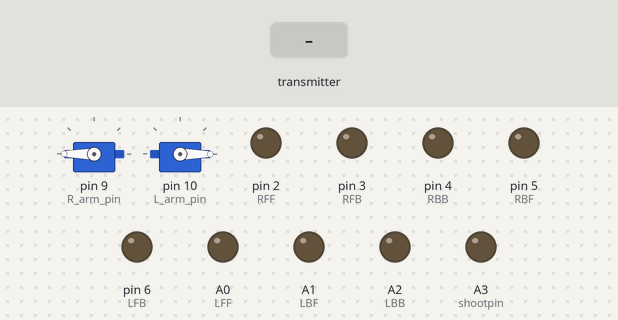
Bench run of a sketch on a simulated Arduino Uno, built with avr-gcc and run on an emulated ATmega328P. On the bench: 2 × servo, output pins drawn as LEDs (lit = HIGH). Inputs (shaded band) come from the test bench. No radio packets arrive unless stated.

Above: at 1.2 s.
1.3 s: the transmitter starts sending data.0 = 0
At 2.5 s:
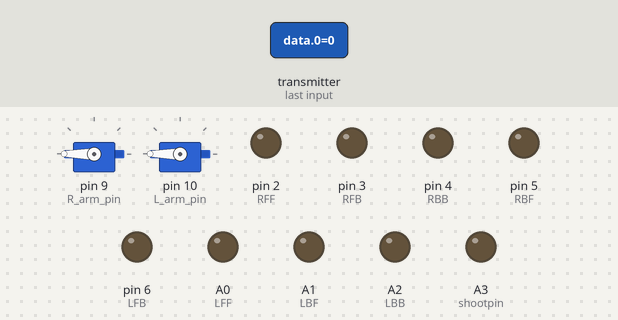
2.8 s: the transmitter starts sending data.1 = 1023
At 4.0 s:
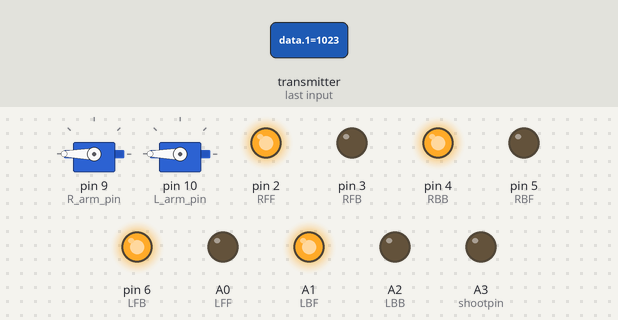
4.3 s: the transmitter starts sending data.3 = 256
At 4.9 s:
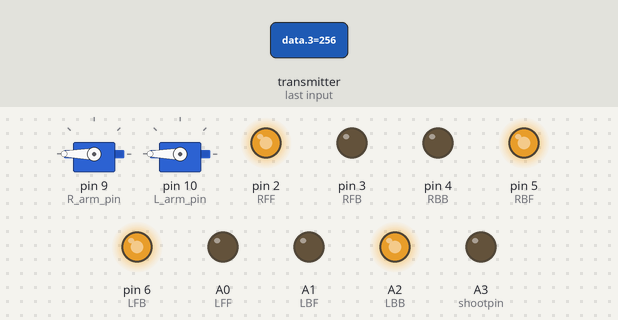
5.8 s: the transmitter starts sending data.4 = 1023
At 7.0 s:
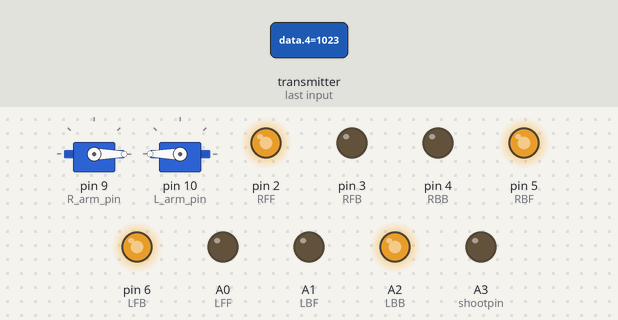
7.3 s: the transmitter starts sending data.5 = 256
At 8.2 s:
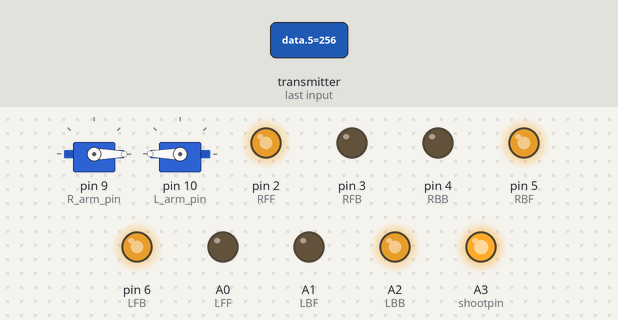
8.8 s: the transmitter starts sending data.3 = 0
At 9.9 s:
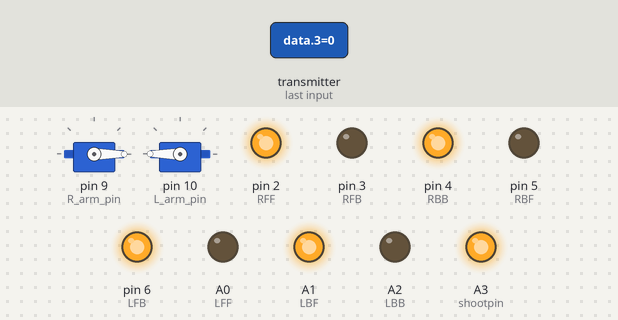
Timing chart, 0 to 11.3 s (numbered marks = the images above; inputs shaded):
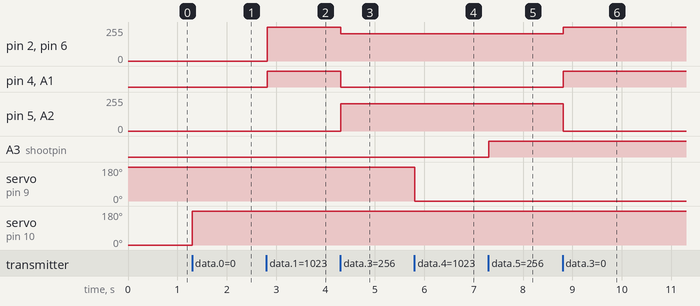

The sketch:

Rx_code_725_2232.ino
```cpp
//****************************************
/* Stryker - Receiver
   25.07.2024
   Programme for Radio controlled car with 4 mecanum wheels.
*/
//****************************************

#include <SPI.h>
#include <nRF24L01.h>
#include <RF24.h>
#include <Servo.h>
#include <SoftPWM.h>

Servo R_arm;
Servo L_arm;

int data[6];

RF24 radio(8, 7);  // CE, CSN

const byte password[6] = "00001"; //*enter a security code

const int M = 60;

#define RFF 2
#define RFB 3
#define RBF 5
#define RBB 4
#define LFF A0
#define LFB 6
#define LBF A1
#define LBB A2
#define R_arm_pin 9
#define L_arm_pin 10
#define shootpin A3

void setup() {
  pinMode(RFF, OUTPUT);
  pinMode(RFB, OUTPUT);
  pinMode(RBF, OUTPUT);
  pinMode(RBB, OUTPUT);
  pinMode(LFF, OUTPUT);
  pinMode(LFB, OUTPUT);
  pinMode(LBF, OUTPUT);
  pinMode(LBB, OUTPUT);
   pinMode(shootpin, OUTPUT);
  digitalWrite(RFF, LOW);
  digitalWrite(RFB, LOW);
  digitalWrite(RBF, LOW);
  digitalWrite(RBB, LOW);
  digitalWrite(LFF, LOW);
  digitalWrite(LFB, LOW);
  digitalWrite(LBF, LOW);
  digitalWrite(LBB, LOW);
   digitalWrite(shootpin, LOW);

  R_arm.attach(R_arm_pin);
  L_arm.attach(L_arm_pin);
  R_arm.write(180);
  L_arm.write(0);

  SoftPWMBegin();
  SoftPWMSet(RFF, 0);
  SoftPWMSet(RFB, 0);
  SoftPWMSet(RBB, 0);
  SoftPWMSet(LFF, 0);
  SoftPWMSet(LFB, 0);
  SoftPWMSet(LBF, 0);
  SoftPWMSet(LBB, 0);

//  Serial.begin(9600);
  radio.begin();
  radio.openReadingPipe(0, password);
  radio.setPALevel(RF24_PA_MIN);
  radio.startListening();
}

void loop() {
  while (radio.available()) {
    radio.read(data, sizeof(data));

    // Serial.print(data[0]); Serial.print("    "); Serial.print(data[1]); Serial.print("    ");
    // Serial.print(data[2]); Serial.print("    "); Serial.print(data[3]); Serial.print("    ");
   //  Serial.print(data[4]); Serial.println("    ");

    int ySpeed = abs(data[0])*(1.0);
    int xSpeed = abs(data[1])*(1.0);
    int rotationSpeed = abs(data[3])*(0.8);

     int hasB1 = data[4] % 2;
     int hasB2 = data[4] % 3;
     int hasB3 = data[4] % 5;
     int hasB4 = data[4] % 7;

     if (data[5]){
digitalWrite(shootpin,HIGH);
}else{
  digitalWrite(shootpin, LOW);
}


    if (hasB1 == 0) {
        R_arm.write(180);
    } else if (hasB2 == 0) {
      R_arm.write(0);
    }

   if (hasB3 == 0) {
      L_arm.write(180);
    } else if (hasB4 == 0) {
      L_arm.write(0);
    }

    if (abs(data[0]) < M && abs(data[1]) < M && abs(data[2]) < M && abs(data[3]) < M) {
      stopMotors();
      //Serial.println("data recv- stop");
    }else if (data[3] > M) {
      rotateClockwise(rotationSpeed);
      //Serial.println("rotate CW");
    } else if (data[3] < -M) {
      rotateCounterclockwise(rotationSpeed);
      //Serial.println("rotate CCW");
    } else if (data[0] > M && abs(data[1]) < M) {
      moveForward(ySpeed);
      //Serial.println("data recv- forw");
    } else if (data[0] < -M && abs(data[1]) < M) {
      moveBackward(ySpeed);
      //Serial.println("data recv- bacck");
    } else if (abs(data[0]) < M && data[1] < -M) {
      moveRight(xSpeed);
      //Serial.println("data recv- Right");
    } else if (abs(data[0]) < M && data[1] > M) {
      moveLeft(xSpeed);
      //Serial.println("data recv- Left");
    } else if (data[0] > M && data[1] < -M) {
      moveForwardRight(xSpeed, ySpeed);
      //Serial.println("data recv- R trn");
    } else if (data[0] > M && data[1] > M) {
      moveForwardLeft(xSpeed, ySpeed);
      //Serial.println("data recv- L trn");
    } else if (data[0] < -M && data[1] < -M) {
      moveBackwardRight(xSpeed, ySpeed);
      //Serial.println("R trun back");
    } else if (data[0] < -M && data[1] > M) {
      moveBackwardLeft(xSpeed, ySpeed);
      //Serial.println("L trun back");
    }
  }
}

void moveForward(int speed) {
  SoftPWMSet(RFF, speed);
  SoftPWMSet(RFB, 0);
  SoftPWMSet(RBF, speed);
  SoftPWMSet(RBB, 0);
  SoftPWMSet(LFF, speed);
  SoftPWMSet(LFB, 0);
  SoftPWMSet(LBF, speed);
  SoftPWMSet(LBB, 0);
}

void moveBackward(int speed) {
  SoftPWMSet(RFF, 0);
  SoftPWMSet(RFB, speed);
  SoftPWMSet(RBF, 0);
  SoftPWMSet(RBB, speed);
  SoftPWMSet(LFF, 0);
  SoftPWMSet(LFB, speed);
  SoftPWMSet(LBF, 0);
  SoftPWMSet(LBB, speed);
}

void moveRight(int speed) {
  SoftPWMSet(RFF, 0);
  SoftPWMSet(RFB, speed);
  SoftPWMSet(RBF, speed);
  SoftPWMSet(RBB, 0);
  SoftPWMSet(LFF, speed);
  SoftPWMSet(LFB, 0);
  SoftPWMSet(LBF, 0);
  SoftPWMSet(LBB, speed);
}

void moveLeft(int speed) {
  SoftPWMSet(RFF, speed);
  SoftPWMSet(RFB, 0);
  SoftPWMSet(RBF, 0);
  SoftPWMSet(RBB, speed);
  SoftPWMSet(LFF, 0);
  SoftPWMSet(LFB, speed);
  SoftPWMSet(LBF, speed);
  SoftPWMSet(LBB, 0);
}

void moveForwardLeft(int xSpeed, int ySpeed) {
  int speed = (xSpeed + ySpeed) / 2;
  SoftPWMSet(RFF, speed);
  SoftPWMSet(RFB, 0);
  SoftPWMSet(RBF, 0);
  SoftPWMSet(RBB, 0);
  SoftPWMSet(LFF, 0);
  SoftPWMSet(LFB, 0);
  SoftPWMSet(LBF, speed);
  SoftPWMSet(LBB, 0);
}

void moveForwardRight(int xSpeed, int ySpeed) {
  int speed = (xSpeed + ySpeed) / 2;
  SoftPWMSet(RFF, 0);
  SoftPWMSet(RFB, 0);
  SoftPWMSet(RBF, speed);
  SoftPWMSet(RBB, 0);
  SoftPWMSet(LFF, speed);
  SoftPWMSet(LFB, 0);
  SoftPWMSet(LBF, 0);
  SoftPWMSet(LBB, 0);
}

void moveBackwardRight(int xSpeed, int ySpeed) {
  int speed = (xSpeed + ySpeed) / 2;
  SoftPWMSet(RFF, 0);
  SoftPWMSet(RFB, speed);
  SoftPWMSet(RBF, 0);
  SoftPWMSet(RBB, 0);
  SoftPWMSet(LFF, 0);
  SoftPWMSet(LFB, 0);
  SoftPWMSet(LBF, 0);
  SoftPWMSet(LBB, speed);
}

void moveBackwardLeft(int xSpeed, int ySpeed) {
  int speed = (xSpeed + ySpeed) / 2;
  SoftPWMSet(RFF, 0);
  SoftPWMSet(RFB, 0);
  SoftPWMSet(RBF, 0);
  SoftPWMSet(RBB, speed);
  SoftPWMSet(LFF, 0);
  SoftPWMSet(LFB, speed);
  SoftPWMSet(LBF, 0);
  SoftPWMSet(LBB, 0);
}

void rotateClockwise(int speed) {
  SoftPWMSet(RFF, speed);
  SoftPWMSet(RFB, 0);
  SoftPWMSet(RBF, speed);
  SoftPWMSet(RBB, 0);
  SoftPWMSet(LFF, 0);
  SoftPWMSet(LFB, speed);
  SoftPWMSet(LBF, 0);
  SoftPWMSet(LBB, speed);
}

void rotateCounterclockwise(int speed) {
  SoftPWMSet(RFF, 0);
  SoftPWMSet(RFB, speed);
  SoftPWMSet(RBF, 0);
  SoftPWMSet(RBB, speed);
  SoftPWMSet(LFF, speed);
  SoftPWMSet(LFB, 0);
  SoftPWMSet(LBF, speed);
  SoftPWMSet(LBB, 0);
}

void stopMotors() {
  SoftPWMSet(RFF, 0);
  SoftPWMSet(RFB, 0);
  SoftPWMSet(RBF, 0);
  SoftPWMSet(RBB, 0);
  SoftPWMSet(LFF, 0);
  SoftPWMSet(LFB, 0);
  SoftPWMSet(LBF, 0);
  SoftPWMSet(LBB, 0);
}
```

Measured:
- after the input at 1.3 s, servo on pin 10 (L_arm_pin): 0° → 180° at once
- after the input at 2.8 s, pin 2 (RFF), pin 6 (LFB): 0/255 → 255/255 at once; pin 4 (RBB), A1 (LBF): LOW → HIGH at once
- after the input at 4.3 s, pin 2 (RFF), pin 6 (LFB): 255/255 → 204/255 at once; pin 4 (RBB), A1 (LBF): HIGH → LOW at once; pin 5 (RBF), A2 (LBB): 0/255 → 204/255 at once
- after the input at 5.8 s, servo on pin 9 (R_arm_pin): 180° → 0° at once
- after the input at 7.3 s, A3 (shootpin): LOW → HIGH at once
- after the input at 8.8 s, pin 2 (RFF), pin 6 (LFB): 204/255 → 255/255 at once; pin 4 (RBB), A1 (LBF): LOW → HIGH at once; pin 5 (RBF), A2 (LBB): 204/255 → 0/255 at once
